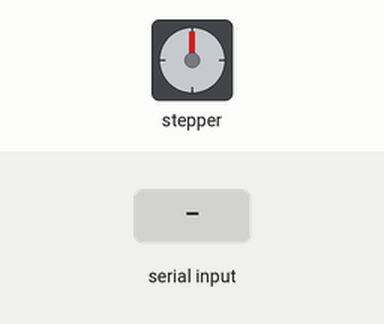
The sketch below on a simulated Arduino Uno, built with avr-gcc and run on an emulated ATmega328P. On the bench: stepper motor. The test bench sets the inputs (shaded band). Stepper angles assume 4096 steps per turn.

Above: at 1.2 s.
1.3 s: byte 3 (3) received over Serial
At 3.14 s:
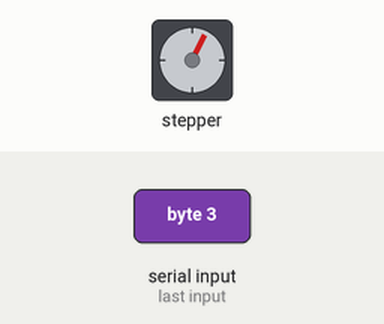
At 3.75 s:
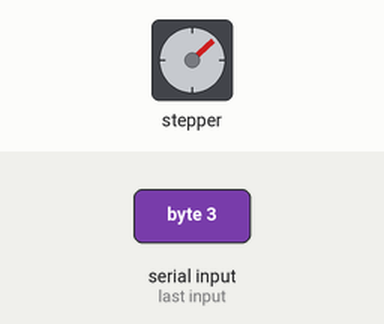
Timing chart, 0 to 12.1 s (numbered marks = the images above; inputs shaded):
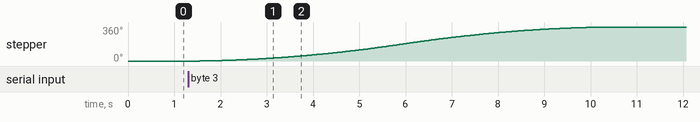

The sketch:

stepper_test.ino
```cpp
/*
* BOSS
* S01 - Allan Hieng
* An improved stepper motor test program. This one was to test the movements and values needed to move it around
* https://cyaninfinite.com/moving-the-28byj-48-stepper-motor/s
*/
#include <AccelStepper.h>
#include <MultiStepper.h>

#define HALFSTEP 8  //Half-step mode (8 step control signal sequence)

//Motor pin definitions
#define mtrPin1  8 // IN1 on the ULN2003 driver 1
#define mtrPin2  9 // IN2 on the ULN2003 driver 1
#define mtrPin3  10 // IN3 on the ULN2003 driver 1
#define mtrPin4  11 // IN4 on the ULN2003 driver 1

AccelStepper stepper_1(HALFSTEP, mtrPin1, mtrPin3, mtrPin2, mtrPin4);

int serial_input;
int current_pos = 0;

void setup() {
  Serial.begin(9600);
  stepper_1.setMaxSpeed(2000.0);
  stepper_1.setAcceleration(200.0);
  stepper_1.setSpeed(1500);
}


void loop() {
  stepper_1.run();

  if (Serial.available() > 0){

    serial_input = Serial.read();

    //left turn
    if (serial_input == 1){

    }

    //right turn
    if (serial_input == 2){

    }

    //feeding
    if (serial_input == 3){
      current_pos = turn360(current_pos);
    }
  }
}

int returnNetural (int pos){
}

int turn360 (int pos){
  int new_pos = pos + (4096);
  stepper_1.moveTo(new_pos);
  return 0;
}

int turnLeft (int pos){

}

void turnRight (int pos){

}
```

Measured:
- after the input at 1.3 s, stepper: turns 360° clockwise in 9.0 s, starting after 0.25 s
